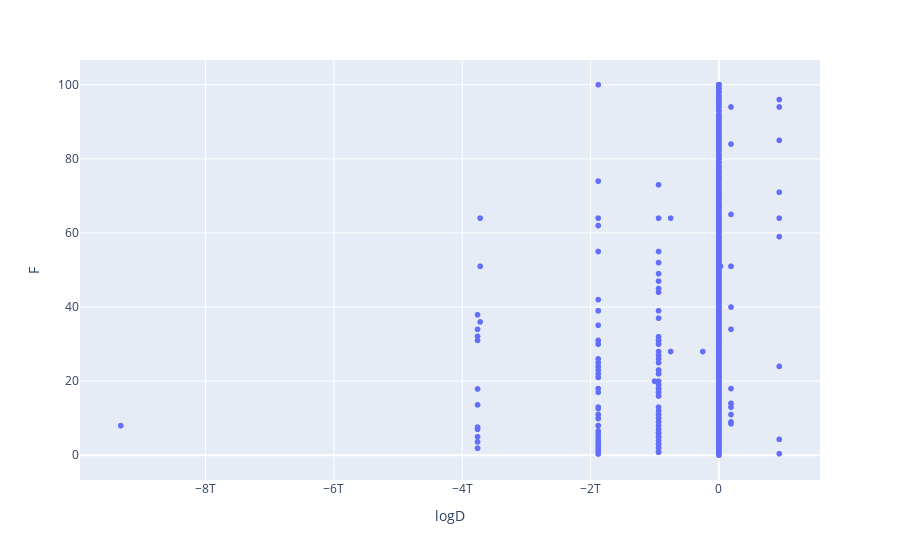

The notebook cell this image was saved under:
### Code cell
df.sort_values(by=['logD'])
fig = px.scatter(df, x="logD", y="F")
fig.show()

### Figure 1 — Plotly figure (JSON) as saved in the notebook; plotly's stock layout.template omitted (floating-point values rounded to 4 significant figures; data arrays with more than 128 entries replaced by an {"elided": "..."} marker saying what was removed)
{"data": [{"hovertemplate": "logD=%{x}<br>F=%{y}<extra></extra>", "legendgroup": "", "marker": {"color": "#636efa", "symbol": "circle"}, "mode": "markers", "name": "", "showlegend": false, "type": "scattergl", "x": {"elided": "6214 float values"}, "xaxis": "x", "y": {"elided": "6214 float values"}, "yaxis": "y"}], "layout": {"legend": {"tracegroupgap": 0}, "margin": {"t": 60}, "xaxis": {"anchor": "y", "domain": [0, 1], "title": {"text": "logD"}}, "yaxis": {"anchor": "x", "domain": [0, 1], "title": {"text": "F"}}}}
